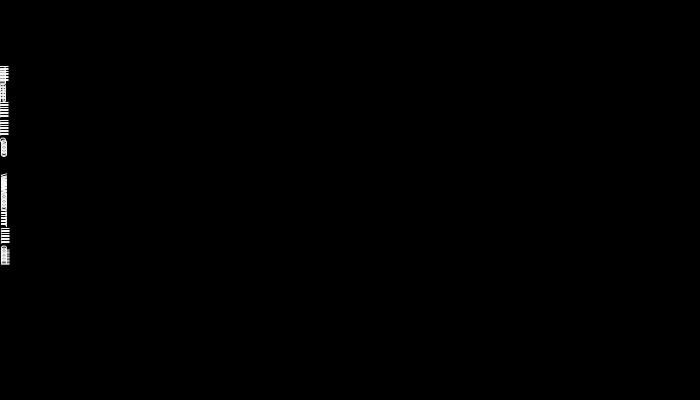
Frame 1 (no input)
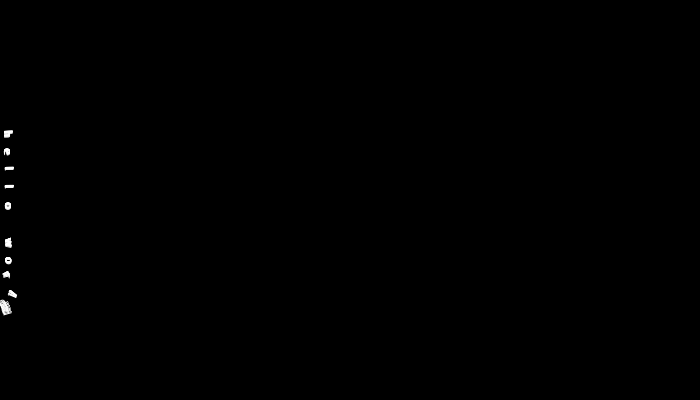
Frame 60 (the mouse pressed at the canvas centre just before this capture)
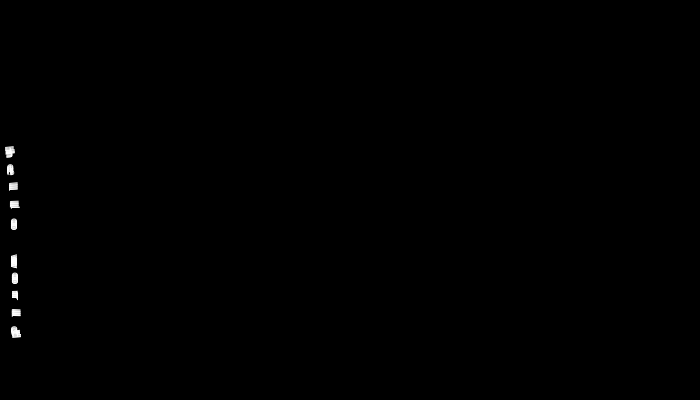
Frame 120 (the mouse held since frame 60 and released just before this capture)

The Processing sketch that drew these frames (run headless with seeded random() and noise(); from frame 60 on, the mouse is pressed at the canvas centre):

// Processing sketch: tryingtofaceplant
// ── tryingtofaceplant.pde

Segment[] segs1 = new Segment[20];
Segment[] segs2 = new Segment[20];

void setup() {
  size(700, 400);
  strokeWeight(9);
  for(int i = 0; i < 10; i++){
    segs1[i] = new Segment('b',1, "hello world", i*10);
    segs2[i] = new Segment('b',1, "ah, the sea", i*10);
  }


}

void draw() {
  background(0);

 for(int i = 0; i < 10; i++){
    doYourThing(segs1[0]);
    //doYourThing2(segs2[i]);
  }

}
class Segment{
  float offset;
  float[] xf;
  float[] yf;
float segLength;
char col;
float t;
char[] word;
   Segment(char col, int t, String w, float o){
     this.offset = o;
    this.xf = new float[w.length()];
    this.yf = new float[w.length()];
    this.segLength = 18;
    this.col = col;
    this.t = t;
    this.word = reverse(w.toCharArray());
   }
void getNextColour(float x){
  if(col == 'b'){
      stroke(color(10,200,map(x, 0, 640, 0, 255), 100));
  } else if (col == 'r'){
      stroke(color(map(x, 0, 640, 0, 255), 10,200,100));

  } else {
      stroke(color(10,map(x, 0, 640, 0, 255), 200,100));

  }
}
void dragSegment(int i, float xin, float yin) {
  float dx = xin - xf[i];
  float dy = yin - yf[i];
  float angle = atan2(dy, dx);  
  xf[i] = xin - cos(angle) * segLength;
  yf[i] = yin - sin(angle) * segLength;
  segment(xf[i], yf[i], angle, word[i]);
}

void segment(float xi, float yi, float a, char ch) {
  pushMatrix();
  translate(xi+offset, yi+offset);
  rotate(a);
  getNextColour(xi);
  //line(0, 0, segLength, 0);
  //ellipse(0,0,10,10);
  text(ch, 0, 0);
  popMatrix();
}
}
  
void doYourThing(Segment seg){
  float tx = map(sin(seg.t), -1, 1, 0, 640);
  float ty = map(cos(seg.t), -1, 1, 0, 360);

  seg.dragSegment(0, seg.t ,ty);

  seg.t += 0.01;
  for(int i=0; i<seg.xf.length-1; i++) {
    seg.dragSegment(i+1, seg.xf[i], seg.yf[i]);
  }
}
void doYourThing2(Segment seg){
  float tx = map(sin(seg.t), -1, 1, 0, 640);
  float ty = map(tan(seg.t), -1, 1, 0, 360);

    seg.dragSegment(0, tx ,ty );

  seg.t += 0.01;
  for(int i=0; i<seg.xf.length-1; i++) {
    seg.dragSegment(i+1, seg.xf[i], seg.yf[i]);
  }
}
